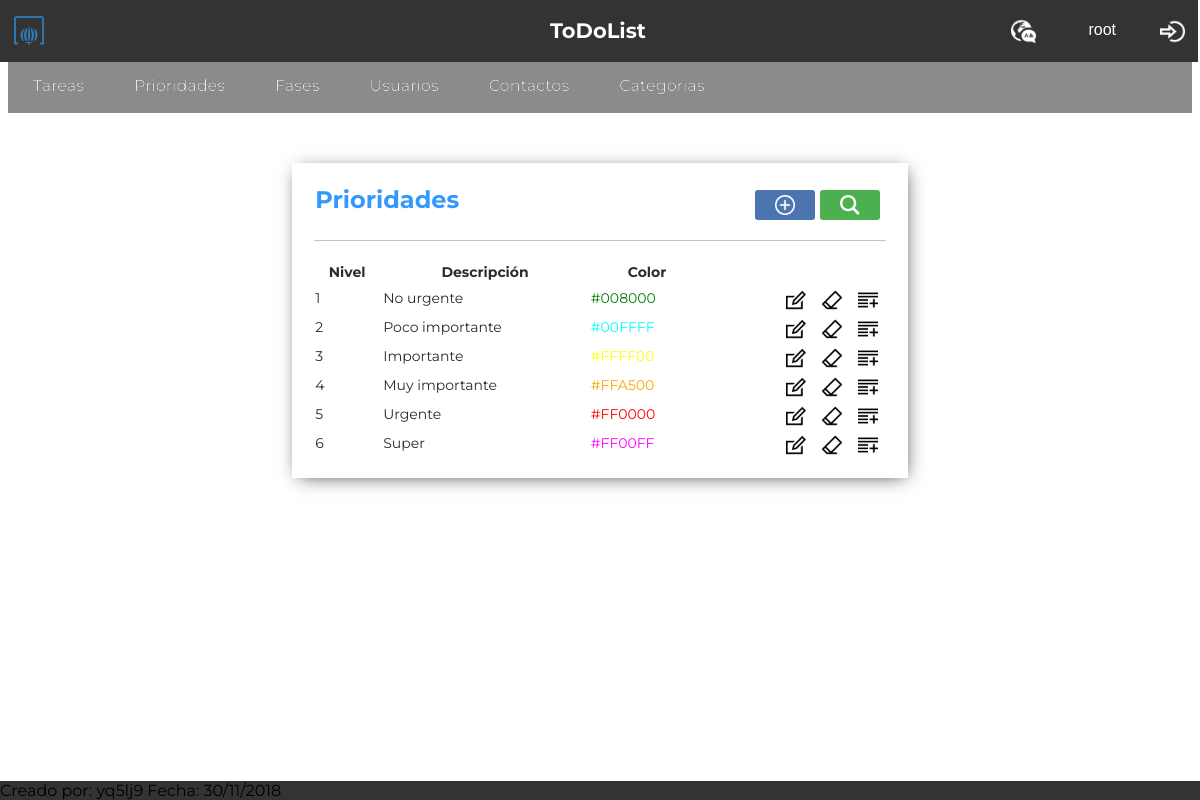
The page /Controllers/Prioridades_Controller.php (signed in) on the database its author committed.
### tables this page shows
CREATE TABLE `prioridades` (
  `nivel` int(11) NOT NULL,
  `descripcion` varchar(45) NOT NULL,
  `color` varchar(45) NOT NULL
);

### Functions/Authentication.php (called while the page is built)
<?php
function IsAuthenticated(){
	if (!isset($_SESSION['login'])){
		return false;
	}
	else{
		return true;
	}
}
?>

### Models/PRIORIDADES_Model.php (called while the page is built, shortened)
<?php
class PRIORIDADES_Model {
	var $nivel;
	var $descripcion;
	var $color;
function __construct($nivel,$descripcion,$color){
	$this->nivel = $nivel;
	$this->descripcion = $descripcion;
	$this->color = $color;
	include_once 'Access_DB.php';
	$this->mysqli = ConnectDB();
}
function search(){
	     $sql = "SELECT *
       			FROM prioridades
    			WHERE
    				(
    				(`nivel` LIKE '%$this->nivel%') &&
	 				(`descripcion` LIKE '%$this->descripcion%') &&
					(`color` LIKE '%$this->color%')
    				)";
    if (!($resultado = $this->mysqli->query($sql))){
		return 'Error en la búsqueda';
	}
    else{
		return $resultado;
	}
}
}
?>

### Models/Access_DB.php (called while the page is built)
<?php
function ConnectDB()
{
    $mysqli = new mysqli("localhost", "root", "", "todolist");
	if ($mysqli->connect_errno) {
		include './MESSAGE.php';
		new MESSAGE("Fallo al conectar a MySQL: (" . $mysqli->connect_errno . ") " . $mysqli->connect_error, './index.php');
		return false;
	}
	else{
		return $mysqli;
	}
}
?>

### Views/Prioridades_SHOWALL.php (the view, shortened to what this page needs)
<?php
include_once '../Functions/Authentication.php';
include '../Views/Header.php';
 class Prioridades_SHOWALL{
	var $datos;
	function __construct($datos,$enlace){
		$this -> datos = $datos;
		$this -> pinta();
	}
	function pinta(){
?>
        <div class="showall">
            <table class="showAllUsers">
				<tr><th class="title" colspan="4"><?php echo $strings['Prioridades']; ?>
				<form class="tableActions" action="../Controllers/Prioridades_Controller.php" method="">
				<button class="buscar-little" name="action" value="Confirmar_SEARCH" type="submit"></button>
				<button class="anadir-little"  name="action" value="Confirmar_ADD" type="submit"></button>
				</form></th></tr>
				<tr>
					<th><?php echo $strings['Nivel']; ?></th>
					<th><?php echo $strings['Descripcion']; ?></th>
					<th><?php echo $strings['Color']; ?></th>
					<th></th>
				</tr>
			<?php
				while($fila = $this ->datos->fetch_array()){
			?>
				<tr>
					<form action="../Controllers/Prioridades_Controller.php" method="post" name="action" >
						<td><?php echo $fila['nivel']; ?></td>
						<td><?php echo $fila['descripcion']; ?></td>
						<td style="color:<?php echo $fila['color']; ?>;"><?php echo $fila['color']; ?></td>
						<td style="text-align:right">
							<button class="editar" name="action" value="Confirmar_EDIT" type="submit"></button>
							<button class="borrar" name="action" value="Confirmar_DELETE1" type="submit"></button>
							<button class="add" name="action" value="Confirmar_SHOWCURRENT" type="submit"></button>
						</td>
					</form>
				</tr>
			<?php
				}
			?>
            </table>
        </div>
<?php
    }
}
?>
<footer>
	<?php include '../Views/Footer.php'; ?>

### Controllers/Prioridades_Controller.php (shortened to what this page needs)
<?php
if(isset($_SESSION['tipo'])){
	if($_SESSION['tipo']=='ADMIN'){
include_once "../Functions/Authentication.php";
if (!IsAuthenticated()){
    new MESSAGE('No puedes ver esto si no estás logueado', '../Controllers/Login_Controller.php');
}else{
	include_once "../Models/PRIORIDADES_Model.php";
	include_once "../Views/Prioridades_SHOWALL.php";
switch ($_REQUEST['action']){
	 default:
		$prioridad = new PRIORIDADES_Model('','','');
		$datos = $prioridad -> search();
		$respuesta = new Prioridades_SHOWALL($datos,'../Controllers/Prioridades_Controller.php');
	}
}
}
}
?>

### Views/Header.php (shortened to what this page needs)
<?php
	include_once '../Functions/Authentication.php';
?>
<html>
<head>
	<link rel="stylesheet" type="text/css" href="../Views/style.css">
	<link rel="stylesheet" href="https://cdnjs.cloudflare.com/ajax/libs/font-awesome/4.7.0/css/font-awesome.min.css">
	<link rel="stylesheet" type="text/css" href="../Views/tcal.css" />
</head>
<?php
if(isset($_SESSION['tipo'])){
	if($_SESSION['tipo']=='ADMIN'){
?>
<header id="main-header">
	<div class="fixednav">
		<div class="topnav">
			<div class="topnav-centered">
				<a><h2><?php echo $strings['ToDoList']; ?></h2></a>
			</div>
			<a><button class="logo"></button></a>
			<div class="topnav-right">
			<form name='idiomaform' action="../Functions/CambioIdioma.php" method="post" style="display: contents;">
				<select class="idioma" name="idioma" onChange='this.form.submit()'>
					<option value="SPANISH"> </option>
					<option value="ENGLISH"><?php echo $strings['Ingles']; ?></option>
				</select>
			</form>
                <?php
                    if (IsAuthenticated()){
                ?>
				<button class="user"><?php echo $_SESSION['login'];?></button>
				<a href='../Functions/Desconectar.php'><button class="logout"></button></a>
                <?php
                    }
                    else{
                ?>
                    <a href='../Controllers/Registro_Controller.php'><button class="registrar"></button></a>
                <?php
                    }
                ?>
			</div>
		</div>
	</div>
	<div class="menu-bar" id="menu-bar">
		<li><a href="../Controllers/Tareas_Controller.php"><?php echo $strings['Tareas']; ?></a></li>
		<li><a href="../Controllers/Prioridades_Controller.php"><?php echo $strings['Prioridades']; ?></a></li>
		<li><a href="../Controllers/Fases_Controller.php"><?php echo $strings['Fases']; ?></a></li>
		<li><a href="../Controllers/Usuarios_Controller.php"><?php echo $strings['Usuarios']; ?></a></li>
		<li><a href="../Controllers/Contactos_Controller.php"><?php echo $strings['Contactos']; ?></a></li>
		<li><a href="../Controllers/Categorias_Controller.php"><?php echo $strings['Categorias']; ?></a></li>
	</div>
</header>
<?php
}
}
?>

### Views/Footer.php
<div class="footer" id="footer">
		<li><a><?php echo $strings['Creado por']; ?>: yq5lj9 </a></li>
		<li><a><?php echo $strings['Fecha']; ?>: 30/11/2018</a></li>
	</div>
</body>
</html>

### Views/style.css (style rules this page uses)
.topnav { position: fixed; background-color: #333; margin: -10px -10px 0px -10px; width: 100%; z-index: 8999; }
.topnav a { float: left; color: white; text-align: center; padding: 18px 16px 16px 16px; text-decoration: none; font-size: 14px; font-style: normal; text-shadow: 0px 0px 0px #000000; }
.topnav-centered a { float: none; position: absolute; top: 50%; left: 50%; transform: translate(-50%, -50%); }
.topnav-right { float: right; display: flex; }
.menu-bar { width: 100%; border-top: 50px solid; height: 55px; line-height: 100%; background: #8B8B8B; position: inherit; }
.menu-bar li { margin: 0px 0px 0px 0px; padding: 0px 0px 0px 0px; float: left; position: inherit; list-style: none; }
.menu-bar a { font-style: normal; font-size: 16px; color: #E7E5E5; text-decoration: none; display: block; padding: 20px 25px 19px 25px; margin: 0; margin-bottom: 0px; border-radius: 0px; text-shadow: 0px 0px 0px #000000; }
.footer { background-color: #333; position: fixed; left: 0; bottom: 0; width: 100%; }
.footer li { display: inline; }
form { font-size:14px; color:#2b2b2b; width:50%; margin-left:auto; margin-right:auto; margin-top:50px; padding: 20px 40px 20px 20px; box-shadow: 2px 3px 18px -5px rgba(0,0,0,0.75); }
.showAllUsers { font-size:14px; color:#2b2b2b; width:52%; margin-left:auto; margin-right:auto; margin-top:50px; padding: 0px 20px 20px 20px; box-shadow: 2px 3px 18px -5px rgba(0,0,0,0.75); }
.title { text-align:left; font-size:24px; font-weight:bold; border-bottom: 1px solid rgba(114, 114, 114, 0.411); color:#39F; padding-bottom: 20px; }
th { padding-top: 20px; }
.logo { background-size: 35px 35px; background-color: #333; background-position: center; background-repeat: no-repeat; margin-top: 0px; margin-right: 0px; border: none; padding: 15px 15px; cursor: pointer; background-image: url(../img/logo.png); }
.logout { background-size: 25px 25px; background-color: #333; background-position: center; background-repeat: no-repeat; margin-top: 0px; margin-right: -10px; border: none; padding: 15px 20px; cursor: pointer; vertical-align: super; background-image: url(../img/logout.png); }
.user { background-size: 25px 25px; background-color: #333; background-position: left; background-repeat: no-repeat; margin-top: 0px; margin-right: -15px; border: none; cursor: pointer; vertical-align: super; background-image: url(../img/user.png); }
button { background-size: 20px 20px; background-position: center; background-repeat: no-repeat; margin-top: 25px; margin-right: 30px; border: none; color: white; padding: 20px 35px; text-align: center; font-size: 16px; cursor: pointer; border-radius: 3px; background-color:green; }
.buscar-little { vertical-align: text-bottom; float: right; margin-top: 5px; margin-right: 5px; padding: 15px 30px; background-image: url(../img/buscar.png); background-color: #4CAF50; }
.anadir-little { vertical-align: text-bottom; float: right; margin-top: 5px; margin-right: 5px; padding: 15px 30px; background-image: url(../img/anadir.png); background-color: rgb(76, 116, 175); }
.editar { background-image: url(../img/editar.png); background-color: Transparent; background-repeat:no-repeat; border: none; cursor:pointer; overflow: hidden; outline:none; margin-top: 5px; margin-right: 2px; padding: 10px 15px; }
.borrar { background-image: url(../img/borrar.png); background-color: Transparent; background-repeat:no-repeat; border: none; cursor:pointer; overflow: hidden; outline:none; margin-top: 5px; margin-right: 2px; padding: 10px 15px; }
.add { background-image: url(../img/add.png); background-color: Transparent; background-repeat:no-repeat; border: none; cursor:pointer; overflow: hidden; outline:none; margin-top: 5px; margin-right: 2px; padding: 10px 15px; }
select { border: solid 2px #EEEEEE; margin: 2px 12px 2px 0px; padding: 8px; border-radius: 5px; font-size: 1.1em; -webkit-appearance: none; -moz-appearance: none; text-indent: 1px; text-overflow: ''; }
.tableActions { display: contents; }
.idioma { border: none; background: bottom; background-image: url(../img/lenguaje.png); background-size: 25px 25px; background-position: center; background-repeat: no-repeat; margin-top: 5px; margin-right: 2px; padding-right: 0; padding-left: 0; cursor: pointer; vertical-align: super; }

### rows shown on the page
prioridades: nivel "1", descripcion "No urgente", color "#008000"
prioridades: nivel "2", descripcion "Poco importante", color "#00FFFF"
prioridades: nivel "3", descripcion "Importante", color "#FFFF00"
prioridades: nivel "4", descripcion "Muy importante", color "#FFA500"
prioridades: nivel "5", descripcion "Urgente", color "#FF0000"
prioridades: nivel "6", descripcion "Super", color "#FF00FF"

### other values the page prints
$strings['ToDoList'] "ToDoList"
$_SESSION['login'] "root"
$strings['Tareas'] "Tareas"
$strings['Prioridades'] "Prioridades"
$strings['Fases'] "Fases"
$strings['Usuarios'] "Usuarios"
$strings['Contactos'] "Contactos"
$strings['Categorias'] "Categorias"
$strings['Creado por'] "Creado por"
$strings['Fecha'] "Fecha"
$strings['Nivel'] "Nivel"
$strings['Descripcion'] "Descripción"
$strings['Color'] "Color"
